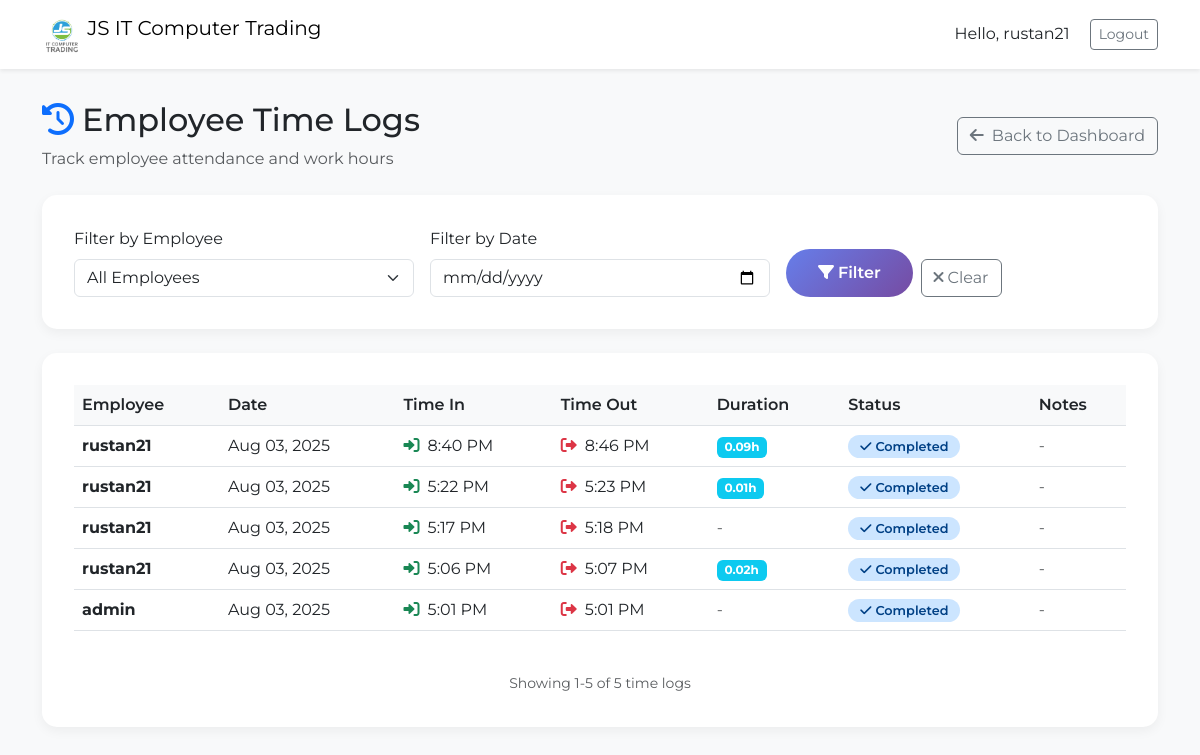
The page /time/logs/ (signed in) on the database its author committed.
### backend/trading/models.py (models this page shows, shortened)
class TimeLog(models.Model):
    user = models.ForeignKey(User, on_delete=models.CASCADE, verbose_name="Employee")
    time_in = models.DateTimeField(auto_now_add=True, verbose_name="Time In")
    time_out = models.DateTimeField(null=True, blank=True, verbose_name="Time Out")
    is_active = models.BooleanField(default=True, verbose_name="Active Session")
    notes = models.TextField(blank=True, verbose_name="Notes")
    class Meta:
        verbose_name = "Time Log"
        verbose_name_plural = "Time Logs"
        ordering = ['-time_in']
    @property
    def duration(self):
        if self.time_out:
            time_in = timezone.localtime(self.time_in) if timezone.is_aware(self.time_in) else timezone.make_aware(self.time_in)
            time_out = timezone.localtime(self.time_out) if timezone.is_aware(self.time_out) else timezone.make_aware(self.time_out)
            return time_out - time_in
        return None
    @property
    def duration_hours(self):
        if self.duration:
            return round(self.duration.total_seconds() / 3600, 2)
        return 0

### backend/trading/views.py (the view)
# urls.py: path('time/logs/', time_logs, name='time_logs'),
@login_required
def time_logs(request):
    time_logs = TimeLog.objects.all().order_by('-time_in')
    user_filter = request.GET.get('user')
    if user_filter:
        time_logs = time_logs.filter(user__username__icontains=user_filter)
    date_filter = request.GET.get('date')
    if date_filter:
        try:
            filter_date = datetime.strptime(date_filter, '%Y-%m-%d').date()
            time_logs = time_logs.filter(time_in__date=filter_date)
        except ValueError:
            pass
    paginator = Paginator(time_logs, 20)
    page_number = request.GET.get('page')
    page_obj = paginator.get_page(page_number)
    users = get_user_model().objects.filter(timelog__isnull=False).distinct()
    context = {
        'page_obj': page_obj,
        'users': users,
        'user_filter': user_filter,
        'date_filter': date_filter,
        'session_timeout': settings.SESSION_TIMEOUT,
    }
    return render(request, 'time_logs.html', context)

### templates/time_logs.html (shortened to what this page needs)
{% load static %}
<!DOCTYPE html>
<html lang="en">
<head>
  <link href="https://cdn.jsdelivr.net/npm/bootstrap@5.3.0/dist/css/bootstrap.min.css" rel="stylesheet">
  <link href="https://cdnjs.cloudflare.com/ajax/libs/font-awesome/6.0.0/css/all.min.css" rel="stylesheet">
</head>
<body>
  <nav class="navbar navbar-expand bg-white shadow-sm">
    <div class="container">
      <a class="navbar-brand" href="{% url 'dashboard' %}">
        <img src="{% static 'images/JS_LOGO.jpg' %}" alt="Logo" width="40" class="d-inline-block align-text-top">
        JS IT Computer Trading
      </a>
      <div class="ms-auto">
        <span class="me-3">Hello, {{ request.user.username }}</span>
        <a href="{% url 'logout' %}" class="btn btn-outline-secondary btn-sm">Logout</a>
      </div>
    </div>
  </nav>
  <div class="container">
    <div class="d-flex justify-content-between align-items-center mb-4">
      <div>
        <h2><i class="fas fa-history text-primary me-2"></i>Employee Time Logs</h2>
        <p class="text-muted mb-0">Track employee attendance and work hours</p>
      </div>
      <a href="{% url 'dashboard' %}" class="btn btn-outline-secondary">
        <i class="fas fa-arrow-left me-2"></i>Back to Dashboard
      </a>
    </div>
    <div class="logs-card mb-4">
      <form method="GET" class="row g-3">
        <div class="col-md-4">
          <label for="user" class="form-label">Filter by Employee</label>
          <select name="user" id="user" class="form-select">
            <option value="">All Employees</option>
          </select>
        </div>
        <div class="col-md-4">
          <label for="date" class="form-label">Filter by Date</label>
          <input type="date" name="date" id="date" class="form-control" value="{{ date_filter }}">
        </div>
        <div class="col-md-4 d-flex align-items-end">
          <button type="submit" class="btn btn-primary me-2">
            <i class="fas fa-filter me-1"></i>Filter
          </button>
          <a href="{% url 'time_logs' %}" class="btn btn-outline-secondary">
            <i class="fas fa-times me-1"></i>Clear
          </a>
        </div>
      </form>
    </div>
    <div class="logs-card">
      {% if page_obj %}
        <div class="table-responsive">
          <table class="table table-hover">
            <thead>
              <tr>
                <th>Employee</th>
                <th>Date</th>
                <th>Time In</th>
                <th>Time Out</th>
                <th>Duration</th>
                <th>Status</th>
                <th>Notes</th>
              </tr>
            </thead>
            <tbody>
              {% for log in page_obj %}
                <tr>
                  <td>
                    <strong>{{ log.user.username }}</strong>
                  </td>
                  <td>{{ log.time_in|date:"M d, Y" }}</td>
                  <td>
                    <i class="fas fa-sign-in-alt text-success me-1"></i>
                    {{ log.time_in|date:"g:i A" }}
                  </td>
                  <td>
                    {% if log.time_out %}
                      <i class="fas fa-sign-out-alt text-danger me-1"></i>
                      {{ log.time_out|date:"g:i A" }}
                    {% else %}
                      <span class="text-muted">-</span>
                    {% endif %}
                  </td>
                  <td>
                    {% if log.duration_hours > 0 %}
                      <span class="badge bg-info">{{ log.duration_hours }}h</span>
                    {% else %}
                      <span class="text-muted">-</span>
                    {% endif %}
                  </td>
                  <td>
                    {% if log.is_active %}
                      <span class="status-active">
                        <i class="fas fa-clock me-1"></i>Active
                      </span>
                    {% else %}
                      <span class="status-completed">
                        <i class="fas fa-check me-1"></i>Completed
                      </span>
                    {% endif %}
                  </td>
                  <td>
                    {% if log.notes %}
                      <small class="text-muted">{{ log.notes|truncatechars:30 }}</small>
                    {% else %}
                      <span class="text-muted">-</span>
                    {% endif %}
                  </td>
                </tr>
              {% endfor %}
            </tbody>
          </table>
        </div>
        <div class="text-center mt-4">
          <small class="text-muted">
            Showing {{ page_obj.start_index }}-{{ page_obj.end_index }} of {{ page_obj.paginator.count }} time logs
          </small>
        </div>
      {% endif %}
    </div>
  </div>
</body>
</html>

### templates/time_logs.html (style rules this page uses)
body { background: #f8f9fa; font-family: 'Montserrat', sans-serif; }
.navbar { margin-bottom: 2rem; box-shadow: 0 2px 4px rgba(0,0,0,0.1); }
.logs-card { background: white; border-radius: 15px; box-shadow: 0 4px 12px rgba(0,0,0,0.05); padding: 2rem; }
.status-completed { background: #cce5ff; color: #004085; padding: 0.25rem 0.75rem; border-radius: 20px; font-size: 0.8rem; font-weight: 600; }
.table th { background: #f8f9fa; border-top: none; font-weight: 600; }
.btn-primary { background: linear-gradient(135deg, #667eea 0%, #764ba2 100%); border: none; border-radius: 25px; padding: 0.75rem 2rem; font-weight: 600; }

### rows shown on the page
TimeLog: user.username "rustan21", time_in "Aug 03, 2025", time_in "8:40 PM", time_out "8:46 PM", duration_hours "0.09", is_active False (drawn)
TimeLog: user.username "rustan21", time_in "Aug 03, 2025", time_in "5:22 PM", time_out "5:23 PM", duration_hours "0.01", is_active False (drawn)
TimeLog: user.username "rustan21", time_in "Aug 03, 2025", time_in "5:17 PM", time_out "5:18 PM", is_active False (drawn)
TimeLog: user.username "rustan21", time_in "Aug 03, 2025", time_in "5:06 PM", time_out "5:07 PM", duration_hours "0.02", is_active False (drawn)
TimeLog: user.username "admin", time_in "Aug 03, 2025", time_in "5:01 PM", time_out "5:01 PM", is_active False (drawn)

### other values the page prints
{{ request.user.username }} "rustan21"
{{ page_obj.start_index }} "1"
{{ page_obj.end_index }} "5"
{{ page_obj.paginator.count }} "5"
